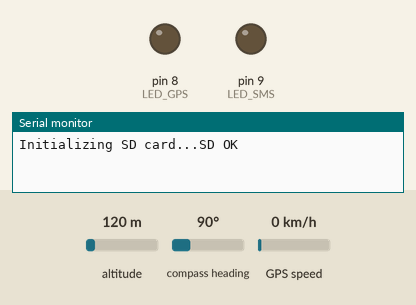
Simulated run of this sketch. Board: Arduino Uno, built with avr-gcc and run on an emulated ATmega328P. Parts: output pins drawn as LEDs (lit = HIGH), the last lines printed to the serial monitor. The test bench sets the inputs (shaded band); at power-on: altitude 120 m, compass heading 90°, GPS speed 0 km/h. Storage starts empty; the GPS gets a fix after 3 s at 37.7749, -122.4194 with 8 satellites; the modem accepts every AT command (registered, SIM ready, sends succeed) and sends nothing else.

Above: at 0.1 s.
At 3.1 s:
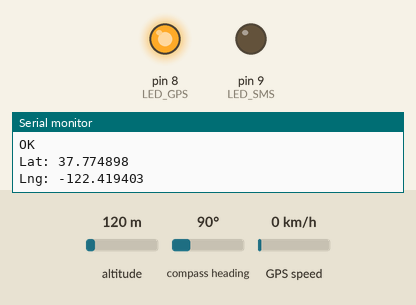
Timing chart, 0 to 4.6 s (numbered marks = the images above):
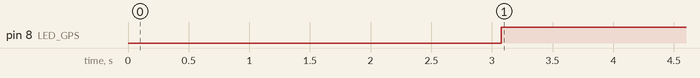

Measured:
- by itself, pin 8 (LED_GPS): LOW → HIGH at 3.1 s

The sketch:

GPS_SIM_NEW_8-11-2025.ino
```cpp
 // GPS: RX - pin 2
 // TX - pin 3
 // SIM: TX - pin 7
 // RX - pin 6
 //* SD card attached to SPI bus as follows:
 //** MOSI - pin 11
 //** MISO - pin 12
 //** SCK - pin 13
 //** CS - pin 4

// #include <SoftwareSerial.h>
#include <NeoSWSerial.h>
#include <TinyGPS++.h>
#include <SD.h>
#include <SPI.h>

// GPS pins
#define GPS_RX 3
#define GPS_TX 2

// SIM800L pins
#define SIM_RX 7
#define SIM_TX 6

// LEDs
#define LED_GPS 8
#define LED_SMS 9

// SD card chip select
#define SD_CS 4

// Logging interval (2 min)
const unsigned long LOG_INTERVAL = 120000;
// GPS print interval (1 second)
const unsigned long PRINT_INTERVAL = 1000;

TinyGPSPlus gps;
NeoSWSerial gpsSerial(GPS_RX, GPS_TX);
NeoSWSerial simSerial(SIM_RX, SIM_TX);

unsigned long lastLogTime = 0;
unsigned long lastPrintTime = 0;

const char phoneNumber[] = "+639435704513"; // Change to your number

// ==== CHANGE #1: last known GPS data cache ====
double lastLat = 0.0, lastLng = 0.0, lastAlt = 0.0;
int lastHour = 0, lastMin = 0, lastSec = 0;
int lastDay = 0, lastMonth = 0, lastYear = 0;
bool hasFix = false;

void setup() {
  Serial.begin(9600);
  gpsSerial.begin(9600);
  simSerial.begin(9600);

  pinMode(LED_GPS, OUTPUT);
  pinMode(LED_SMS, OUTPUT);
  digitalWrite(LED_GPS, LOW);
  digitalWrite(LED_SMS, LOW);

  Serial.print("Initializing SD card...");
  if (!SD.begin(SD_CS)) {
    Serial.println("SD init failed!");
    while (true);
  }
  Serial.println("SD OK");

  initSIM();
}

void loop() {
  // Read GPS data continuously
  gpsSerial.listen();
  while (gpsSerial.available()) {
    gps.encode(gpsSerial.read());
  }

  // ==== CHANGE #1: cache only when valid ====
  if (gps.location.isValid()) {
    lastLat = gps.location.lat();
    lastLng = gps.location.lng();
    hasFix = true;
  }
  if (gps.altitude.isValid()) {
    lastAlt = gps.altitude.meters();
  }
  if (gps.time.isValid()) {
    lastHour = gps.time.hour() + 8;
    if (lastHour >= 24) lastHour -= 24;
    lastMin = gps.time.minute();
    lastSec = gps.time.second();
  }
  if (gps.date.isValid()) {
    lastDay = gps.date.day();
    lastMonth = gps.date.month();
    lastYear = gps.date.year();
  }

  // GPS LED indicator
  digitalWrite(LED_GPS, gps.location.isValid() ? HIGH : LOW);

  // Print GPS data every 1 second if valid
  if (gps.location.isValid() && millis() - lastPrintTime >= PRINT_INTERVAL) {
    lastPrintTime = millis();
    Serial.print("Lat: "); Serial.println(gps.location.lat(), 6);
    Serial.print("Lng: "); Serial.println(gps.location.lng(), 6);
    Serial.print("Alt: "); Serial.println(gps.altitude.meters(), 2);
  }

  // ==== CHANGE #2: Get fresh GPS before SIM ====
  if (millis() - lastLogTime >= LOG_INTERVAL) {
    lastLogTime = millis();

    refreshGPS(3000); // actively listen before switching to SIM
    logToSD();
    sendGPSviaSMS();
  }
}

void refreshGPS(unsigned long ms) {
  gpsSerial.listen();
  unsigned long start = millis();
  bool gotFix = false;

  while (millis() - start < ms) {
    while (gpsSerial.available()) {
      gps.encode(gpsSerial.read());
    }
    if (gps.location.isValid()) {
      lastLat = gps.location.lat();
      lastLng = gps.location.lng();
      hasFix = true;
      gotFix = true;
    }
    if (gps.altitude.isValid()) lastAlt = gps.altitude.meters();
    if (gps.time.isValid()) {
      lastHour = gps.time.hour() + 8;
      if (lastHour >= 24) lastHour -= 24;
      lastMin = gps.time.minute();
      lastSec = gps.time.second();
    }
    if (gps.date.isValid()) {
      lastDay = gps.date.day();
      lastMonth = gps.date.month();
      lastYear = gps.date.year();
    }
  }

  Serial.print("[refreshGPS] Fix status after refresh: ");
  Serial.println(gotFix ? "Valid" : "No new fix — using last known");
}


void initSIM() {
  simSerial.listen();
  delay(1000);
  sendAT("AT");
  sendAT("AT+CMGF=1"); // SMS text mode
}

void flushSerial() {
  while (simSerial.available()) simSerial.read();
}

void sendAT(const char* cmd) {
  flushSerial();
  simSerial.println(cmd);
  delay(500);
  while (simSerial.available()) {
    Serial.write(simSerial.read());
  }
}

void logToSD() {
  File file = SD.open("GpsDat.txt", FILE_WRITE);
  if (file) {
    writeGPSData(file);
    file.close();
    Serial.println("GPS logged to SD.");
  } else {
    Serial.println("Failed to open SD file.");
  }
}

void sendGPSviaSMS() {
  String smsText = buildGPSString();

  Serial.println("=== SMS text to send ===");
  Serial.println(smsText);
  Serial.println("========================");

  simSerial.listen();
  flushSerial();

  simSerial.println("AT+CMGF=1");
  delay(300);
  simSerial.print("AT+CMGS=\"");
  simSerial.print(phoneNumber);
  simSerial.println("\"");
  delay(100); // small but enough

  for (int i = 0; i < smsText.length(); i++) {
    simSerial.write(smsText[i]);
    delay(3); // give SIM800L time to process each byte
  }
  simSerial.write(26); // CTRL+Z
  Serial.println("SMS send command issued.");
}


String buildGPSString() {
  String out;

  if (hasFix && lastLat != 0.0 && lastLng != 0.0) {
    out += "maps.google.com?q=" + String(lastLat, 6) + "," + String(lastLng, 6) + "\n";
    out += "Time: ";
    if (lastHour < 10) out += "0";
    out += String(lastHour) + ":";
    if (lastMin < 10) out += "0";
    out += String(lastMin) + ":";
    if (lastSec < 10) out += "0";
    out += String(lastSec) + "\n";
    /*out += "Date: " + String(lastMonth) + "-" + String(lastDay) + "-" + String(lastYear) + "\n";*/
  } else {
    out += "No GPS fix yet.\n";
  }

  return out;
}

void writeGPSData(Print &out) {
  out.print("Altitude: "); out.println(gps.altitude.meters(), 3);
  out.print("Latitude: "); out.println(gps.location.lat(), 6);
  out.print("Longitude: "); out.println(gps.location.lng(), 6);

  out.print("Time: ");
  if (gps.time.hour() < 10) out.print("0");
  out.print(gps.time.hour() + 8); // Timezone adjust
  out.print(":");
  if (gps.time.minute() < 10) out.print("0");
  out.print(gps.time.minute());
  out.print(":");
  if (gps.time.second() < 10) out.print("0");
  out.println(gps.time.second());

  out.print("Date: ");
  if (gps.date.isValid()) {
    out.print(gps.date.month());
    out.print("/");
    out.print(gps.date.day());
    out.print("/");
    out.println(gps.date.year());
  }

  out.print("https://www.google.com/maps/place/");
  out.print(gps.location.lat(), 6);
  out.print(",");
  out.println(gps.location.lng(), 6);
  out.println();
}
```
